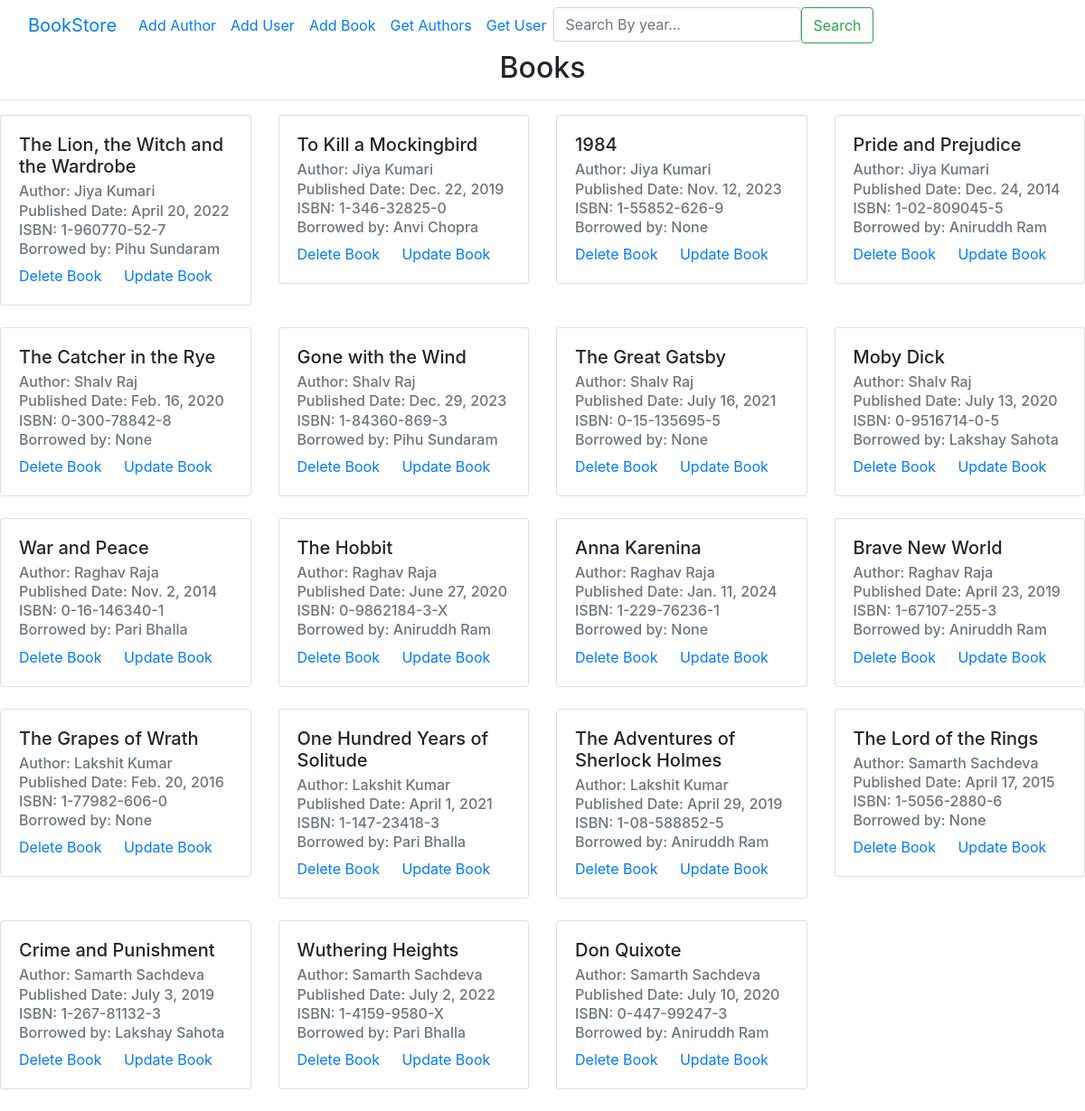
/, run on an earlier commit of the app's database.
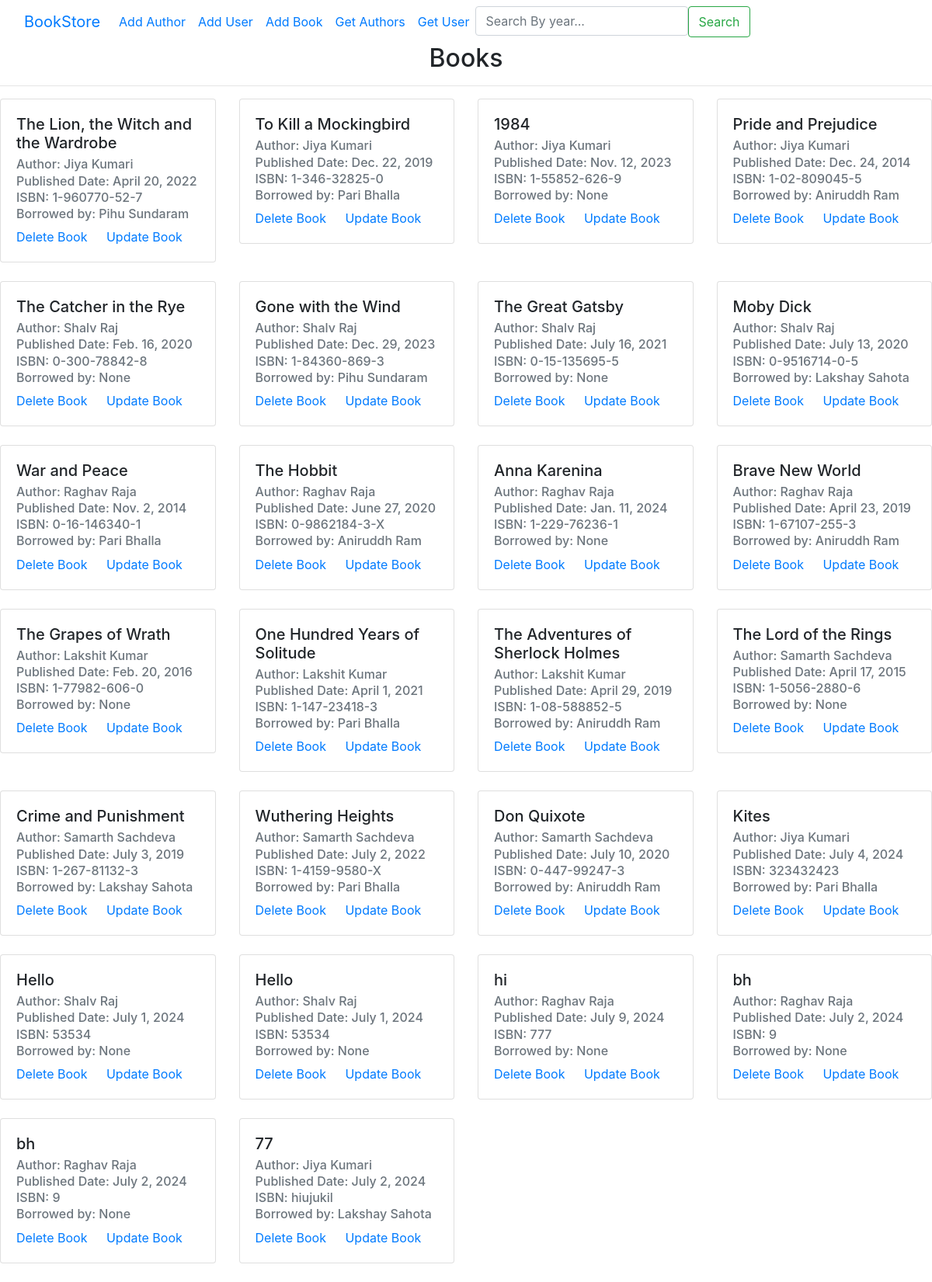
And on a later commit of the database.
### lms/models.py (models this page shows, shortened)
class Book(models.Model):
    title=models.CharField(max_length=100)
    isbn=models.CharField(max_length=100)
    published_date=models.DateField(db_index=True)
    created_at=models.DateTimeField(auto_now_add=True)
    updated_at=models.DateTimeField(auto_now=True)
    author=models.ForeignKey(Author, on_delete=models.CASCADE, related_name='books')
    user_borrowed=models.ForeignKey(User, on_delete=models.SET_NULL, null=True, blank=True, related_name='books_borrowed')

class Author(models.Model):
    first_name=models.CharField(max_length=100)
    last_name= models.CharField(max_length=100)
    birthdate=models.DateField()
    created_at=models.DateTimeField(auto_now_add=True)
    updated_at=models.DateTimeField(auto_now=True)
    def __str__(self):
        return self.first_name +" " + self.last_name

class User(models.Model):
    username=models.CharField(max_length=100,unique=True)
    email=models.EmailField(unique=True)
    first_name=models.CharField(max_length=100)
    last_name= models.CharField(max_length=100)
    created_at=models.DateTimeField(auto_now_add=True)
    updated_at=models.DateTimeField(auto_now=True)
    def __str__(self):
        return self.first_name +" " + self.last_name

### lms/views.py (the view)
# urls.py: path('', views.get_book, name='getBook'),
def get_book(request):
    year=request.GET.get('search')
    if year:
        books=Book.objects.select_related('user_borrowed','author').filter(published_date__year=year)
    else:
        books = Book.objects.all()
    context={
        'books':books
    }
    return render(request, 'homepage.html', context=context)

### lms/templates/homepage.html
{% extends 'base.html' %} {% block content %} {% include 'navbar.html' %}
<h2 class="text-center">Books</h2>
<hr />
<div class="row">
  {% for book in books %}
  <div class="col-md-3 mb-4">
    <div class="card">
      <div class="card-body">
        <h5 class="card-title">{{ book.title }}</h5>
        <h6 class="card-subtitle mb-2 text-muted">Author: {{ book.author }}</h6>
        <h6 class="card-subtitle mb-2 text-muted">
          Published Date: {{ book.published_date }}
        </h6>
        <h6 class="card-subtitle mb-2 text-muted">ISBN: {{ book.isbn }}</h6>
        <h6 class="card-subtitle mb-2 text-muted">
          Borrowed by: {{ book.user_borrowed }}
        </h6>
        <a href="{% url 'deleteBook' book.id %}" class="card-link"
          >Delete Book</a
        >
        <a href="{% url 'updateBook' book.id %}" class="card-link"
          >Update Book</a
        >
      </div>
    </div>
  </div>
  {% endfor %}
</div>
{% endblock %}

### lms/templates/base.html (shortened to what this page needs)
<!DOCTYPE html>
<html lang="en">
  <head>
    <link
      rel="stylesheet"
      href="https://stackpath.bootstrapcdn.com/bootstrap/4.5.2/css/bootstrap.min.css"
    />
  </head>
  <body>
    {% block content %} {% endblock %}
  </body>
</html>

### lms/templates/navbar.html (shortened to what this page needs)
<nav class="navbar navbar-expand-lg bg-body-tertiary">
  <div class="container-fluid">
    <a class="navbar-brand" href="/">BookStore</a>
    <div class="collapse navbar-collapse" id="navbarNavAltMarkup">
      <div class="navbar-nav">
        <a class="nav-link" href="/add_author">Add Author</a>
        <a class="nav-link" href="/add_user">Add User</a>
        <a class="nav-link" href="/add_book">Add Book</a>
        <a class="nav-link" href="/get_author">Get Authors</a>
        <a class="nav-link" href="/get_user">Get User</a>
        <form
          class="d-flex"
          role="search"
          method="GET"
          action="{% url 'getBook' %}"
        >
          <input
            class="form-control me-2"
            type="text"
            name="search"
            placeholder="Search By year..."
            aria-label="Search"
          />
          <button class="btn btn-outline-success" type="submit">Search</button>
        </form>
      </div>
    </div>
  </div>
</nav>

What changed in the data, as far as the page shows it:
changed Book "To Kill a Mockingbird": user_borrowed "Anvi Chopra" → "Pari Bhalla"
added Book: title "Kites", author "Jiya Kumari", published_date "July 4, 2024", isbn "323432423", user_borrowed "Pari Bhalla"
added Book: title "Hello", author "Shalv Raj", published_date "July 1, 2024", isbn "53534", user_borrowed "None"
added Book: title "Hello", author "Shalv Raj", published_date "July 1, 2024", isbn "53534", user_borrowed "None"
added Book: title "hi", author "Raghav Raja", published_date "July 9, 2024", isbn "777", user_borrowed "None"
added Book: title "bh", author "Raghav Raja", published_date "July 2, 2024", isbn "9", user_borrowed "None"
added Book: title "bh", author "Raghav Raja", published_date "July 2, 2024", isbn "9", user_borrowed "None"
added Book: title "77", author "Jiya Kumari", published_date "July 2, 2024", isbn "hiujukil", user_borrowed "Lakshay Sahota"
